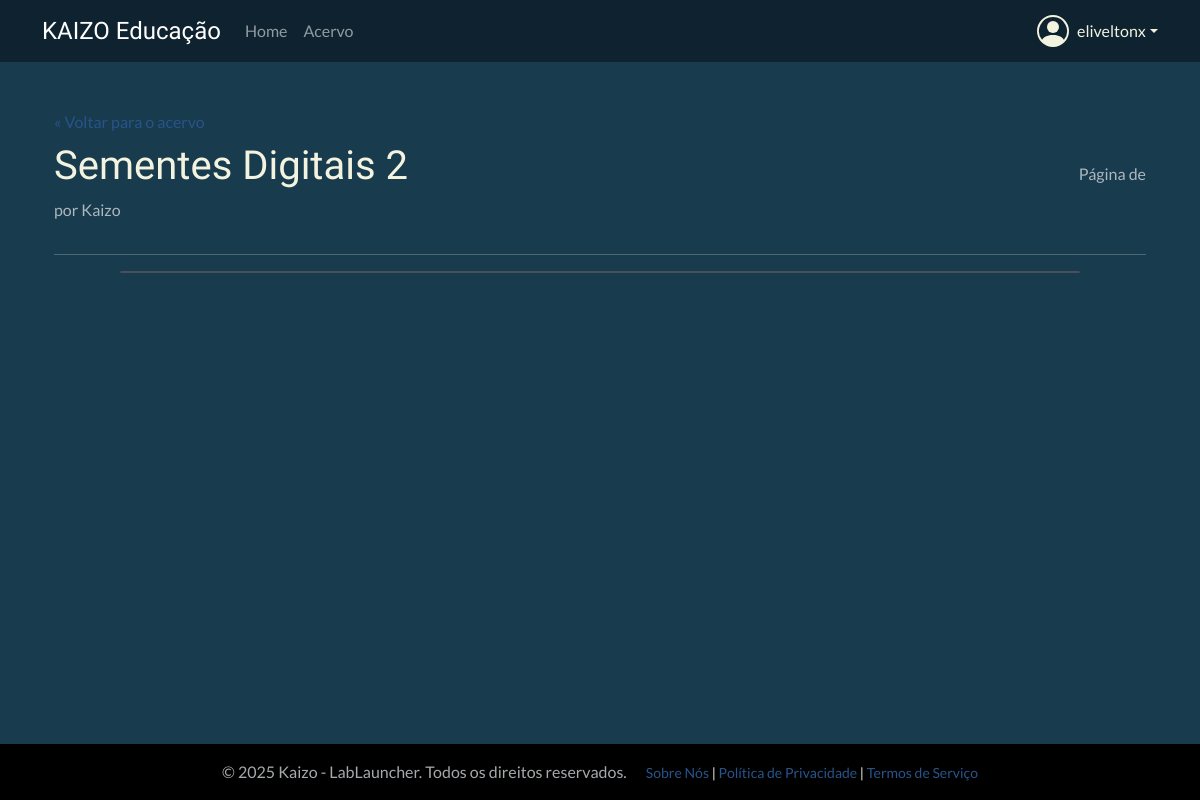
Page /biblioteca/book/2/view/ (signed in) on the committed database.
### users/models.py (models this page shows, shortened)
class CustomUser(AbstractUser):
    profile_picture = models.ImageField(
        upload_to='profile_pics/',
        storage=storage_para_usar,
        null=True,
        blank=True,
        verbose_name='Foto do Perfil'
    )
    is_approved = models.BooleanField(
        default=False,
        verbose_name='Aprovado pela Curadoria',
        help_text='Indica se o usuário foi aprovado para acessar o conteúdo.'
    )
    groups = models.ManyToManyField(
        Group,
        verbose_name='groups',
        blank=True,
        help_text='The groups this user belongs to. A user will get all permissions granted to each of their groups.',
        related_name="customuser_set", # Nome único para o acesso reverso
        related_query_name="user",
    )
    user_permissions = models.ManyToManyField(
        Permission,
        verbose_name='user permissions',
        blank=True,
        help_text='Specific permissions for this user.',
        related_name="customuser_set", # Nome único para o acesso reverso
        related_query_name="user",
    )

### biblioteca/models.py (models this page shows, shortened)
class Book(models.Model):
    title = models.CharField(max_length=200, verbose_name="Título do Livro")
    author = models.CharField(max_length=200, verbose_name="Autor")
    description = models.TextField(blank=True, verbose_name="Descrição")
    cover_image = models.ImageField(upload_to='book_covers/', storage=public_storage, verbose_name="Imagem da Capa")
    pdf_file = models.FileField(upload_to='private_books/', storage=private_storage, verbose_name="Arquivo PDF")
    published_at = models.DateTimeField(auto_now_add=True)
    class Meta:
        verbose_name = "Livro"
        verbose_name_plural = "Livros"
        ordering = ['-published_at']

### biblioteca/views.py (the view)
# urls.py: path('book/<int:pk>/view/', views.BookViewerPDFView.as_view(), name='book-viewer'),
class BookViewerPDFView(LoginRequiredMixin, DetailView):
    model = Book
    template_name = "biblioteca/book_viewer.html"
    context_object_name = "book"

### biblioteca/templates/biblioteca/book_viewer.html (shortened to what this page needs)
{% extends "biblioteca/biblioteca_base.html" %}
{% block content %}
<div class="container mt-4">
    <div class="d-flex justify-content-between align-items-center">
        <div>
            <a href="{% url 'biblioteca:menu' %}">&laquo; Voltar para o acervo</a>
            <h1 class="mt-2">{{ book.title }}</h1>
            <p class="text-muted">por {{ book.author }}</p>
        </div>
        <div id="page-indicator" class="text-muted">Página  de </div>
    </div>
    <hr>
    <div id="pdf-viewer-container" class="border rounded" style="max-width: 80vw; margin: auto; background-color: #555;">
        </div>
</div>
{% endblock %}

### biblioteca/templates/biblioteca/biblioteca_base.html (shortened to what this page needs)
{% extends "base.html" %}
    {% block header %}
    <header class="mb-4">
        <nav class="navbar navbar-expand-lg navbar-dark" style="background-color: rgba(0, 0, 0, 0.4);"> <div class="container">
                <a class="navbar-brand fs-4" style="font-family: 'Exo 2', sans-serif;" href="{% url 'biblioteca:landing' %}">KAIZO Educação</a>
                <div class="collapse navbar-collapse" id="navbarNav">
                    <ul class="navbar-nav me-auto mb-2 mb-lg-0">
                        <li class="nav-item"><a class="nav-link" href="{% url 'kaizo_view' %}">Home</a></li>
                        <li class="nav-item"><a class="nav-link" href="{% url 'biblioteca:menu' %}">Acervo</a></li>
                        </ul>
                    <div class="d-flex">
                        {% if user.is_authenticated %}
                            <div class="nav-item dropdown">
                                <a class="nav-link dropdown-toggle d-flex align-items-center" href="#" role="button" data-bs-toggle="dropdown" aria-expanded="false">
                                    {{ user.username }}
                                </a>
                            </div>
                        {% else %}
                            <a href="{% url 'account_login' %}" class="btn btn-outline-light me-2">Login</a>
                            <a href="{% url 'account_signup' %}" class="btn btn-accent">Cadastre-se</a>
                        {% endif %}
                    </div>
                </div>
            </div>
        </nav>
    </header>
    {% endblock %}

### static/css/custom.css (style rules this page uses)
body { background-color: #183b4e; color: #f3f3e0; font-family: 'Lato', sans-serif; }
h1, h2, h3, h4, h5, h6 { font-family: 'Exo 2', sans-serif; color: #f3f3e0; }
a { color: #27548a; text-decoration: none; }

### rows in the picture
CustomUser: username "eliveltonx"
Book: title "Sementes Digitais 2", author "Kaizo"
